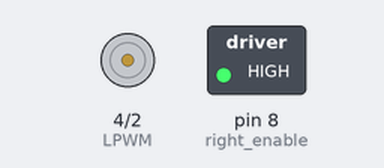
The sketch below on a simulated Arduino Uno, built with avr-gcc and run on an emulated ATmega328P. On the bench: motor-driver pin pairs drawn as motors (green arrow = first pin HIGH = forward, orange = second pin HIGH = backward, longer = more drive, scaled by the enable pin), switched loads named in the sketch (green lamp = pin HIGH).

Above: at 1.2 s.
At 5.6 s:
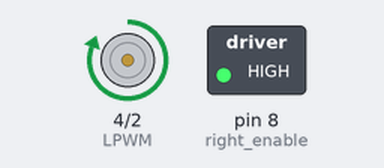
At 17.3 s:
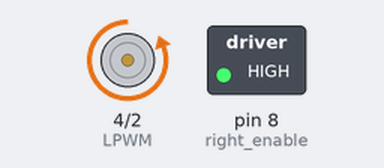
Timing chart, 0 to 29.9 s (numbered marks = the images above):
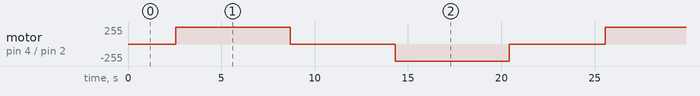

Measured:
- by itself, motor on pin 4 (LPWM) / pin 2 (RPWM): repeats every 23.0 s: stopped 5.6 s, backward 255/255 6.1 s, stopped 5.1 s, forward 255/255 6.1 s

The sketch:

Motor_Control_Test.ino
```cpp
//Pin closest to capacitor is ground, connect power supply (-) to silver wire
//Pin next to ground is Main power (I believe 24-26V)
//Next 2 pins are motor output. Take voltmeter reading across for testing.

#define RPWM 2
#define LPWM 4
#define left_enable 6
#define right_enable 8

void setup() {

  //set motor connections as outputs
  pinMode(RPWM, OUTPUT);
  pinMode(LPWM, OUTPUT);
  pinMode(left_enable, OUTPUT);
  pinMode(right_enable, OUTPUT);

  //Enable motors
  digitalWrite(left_enable, HIGH);
  digitalWrite(right_enable, HIGH);

  analogWrite(LPWM, 0);
  analogWrite(RPWM, 0);
}

void loop(){

safety();

//accelerate forward
for(int i = 0; i <= 255; i++){  //increases speed for 5.1 seconds
  analogWrite(LPWM, i);         //puts value of i into LPWM, the higher the value, the faster the speed.
  delay(20);
}

delay(1000); // keeps speed for 500ms

//Decelerate forward
for(int i = 255; i >= 0; i--){  //decreases forward speed until 0
  analogWrite(LPWM, i);         //puts value of i into LPWM, the higher the value, the faster the speed.
  delay (20);
}

delay(500);
safety();


//accelerate backwards
for(int i = 0; i <= 255; i++){  //increases speed for 5.1 seconds
  analogWrite(RPWM, i);         //puts value of i into LPWM, the higher the value, the faster the speed.
  delay(20);
}

delay(1000);

//Decelerate backwards
for(int i = 255; i >= 0; i--){  //decreases forward speed until 0
  analogWrite(RPWM, i);         //puts value of i into LPWM, the higher the value, the faster the speed.
  delay (20);
}
}

void safety(){
  analogWrite(LPWM, 0);
  analogWrite(RPWM, 0);
}
```
